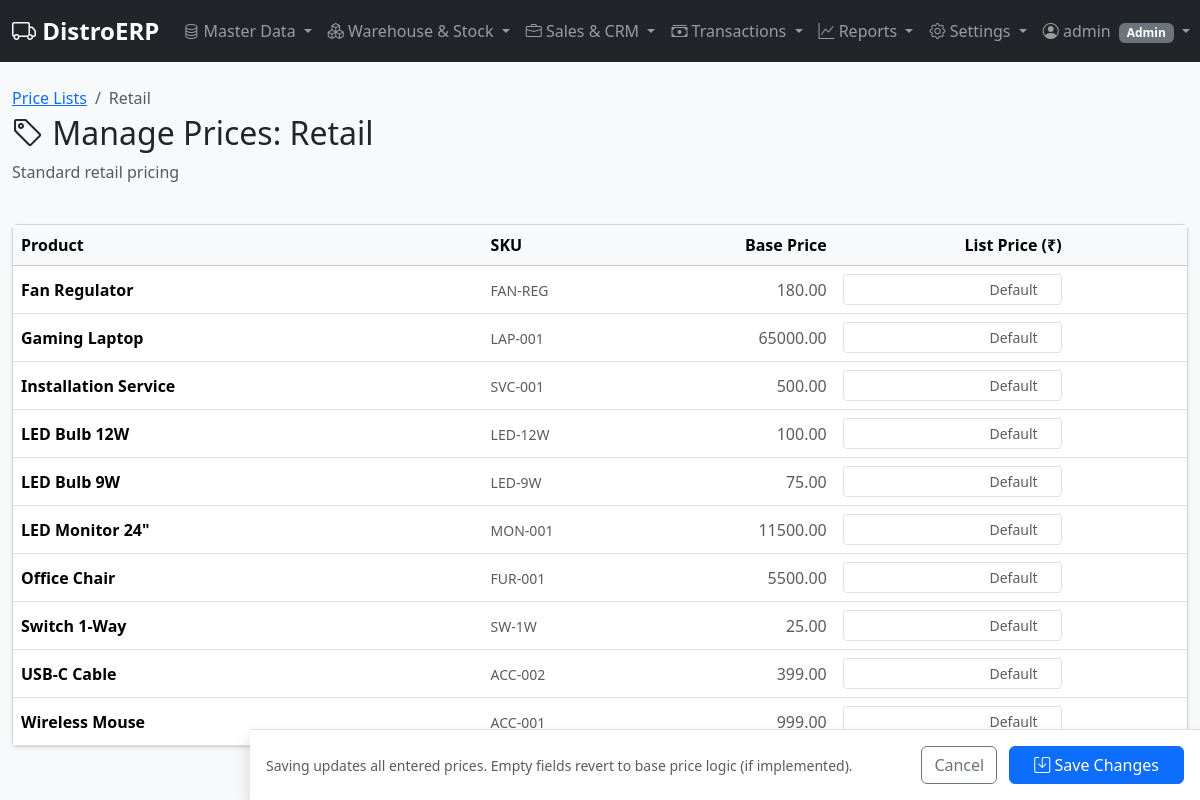
/price-list/1/manage (signed in), run on the app's committed database.
### erp/models.py (models this page shows, shortened)
class User(db.Model, UserMixin):
    id = db.Column(db.Integer, primary_key=True)
    username = db.Column(db.String(64), unique=True, nullable=False, index=True)
    password_hash = db.Column(db.String(128), nullable=False)
    role = db.Column(db.String(20), default='Sales', nullable=False) # Admin, Manager, Sales, Technician, Accountant

class PriceList(db.Model):
    id = db.Column(db.Integer, primary_key=True)
    name = db.Column(db.String(100), unique=True, nullable=False)
    description = db.Column(db.String(200))
    discount_percentage = db.Column(db.Float, default=0.0) # Flat discount for the entire list
    is_active = db.Column(db.Boolean, default=True)
    items = db.relationship('PriceListItem', backref='price_list', cascade="all, delete-orphan")

class Product(db.Model):
    id = db.Column(db.Integer, primary_key=True)
    name = db.Column(db.String(100), nullable=False, unique=True)
    sku = db.Column(db.String(50), nullable=False, unique=True)
    hsn_code = db.Column(db.String(8))
    purchase_price = db.Column(db.Float, nullable=False)
    sale_price = db.Column(db.Float, nullable=False)
    category_id = db.Column(db.Integer, db.ForeignKey('category.id'), nullable=True)
    uom_purchase = db.Column(db.String(20), default='Pcs') # e.g., Carton
    uom_sale = db.Column(db.String(20), default='Pcs')     # e.g., Box
    uom_conversion = db.Column(db.Integer, default=1)      # 1 Purchase UoM = X Sale UoM
    reorder_level = db.Column(db.Integer, default=0)       # Low stock threshold
    stock = db.Column(db.Integer, default=0, nullable=False)

### erp/routes.py (the view, shortened to what this page needs)
@bp.route('/price-list/<int:id>/manage', methods=['GET', 'POST'])
@login_required
@role_required(['Admin', 'Manager'])
def manage_price_list(id):
    price_list = PriceList.query.get_or_404(id)
    products = Product.query.order_by(Product.name).all()
    existing_items = {item.product_id: item.custom_price for item in price_list.items}
    return render_template('manage_price_list.html',
                         price_list=price_list,
                         products=products,
                         existing_prices=existing_items)

### erp/routes.py (called while the page is built)
def role_required(roles):
    def decorator(f):
        @wraps(f)
        def decorated_function(*args, **kwargs):
            if not current_user.is_authenticated or current_user.role not in roles:
                abort(403)
            return f(*args, **kwargs)
        return decorated_function
    return decorator

### erp/templates/manage_price_list.html (shortened to what this page needs)
{% extends "base.html" %}
{% block content %}
<div class="d-flex justify-content-between align-items-center mb-4">
    <div>
        <nav aria-label="breadcrumb">
            <ol class="breadcrumb mb-1">
                <li class="breadcrumb-item"><a href="{{ url_for('main.price_lists') }}">Price Lists</a></li>
                <li class="breadcrumb-item active" aria-current="page">{{ price_list.name }}</li>
            </ol>
        </nav>
        <h2><i class="bi bi-tag"></i> Manage Prices: {{ price_list.name }}</h2>
        <p class="text-muted">{{ price_list.description }}</p>
    </div>
</div>
<form method="POST">
    <div class="card shadow-sm mb-5">
        <div class="card-body p-0">
            <div class="table-responsive">
                <table class="table table-hover align-middle mb-0">
                    <thead class="table-light sticky-top" style="z-index: 1;">
                        <tr>
                            <th style="width: 40%">Product</th>
                            <th style="width: 15%">SKU</th>
                            <th style="width: 15%" class="text-end">Base Price</th>
                            <th style="width: 20%" class="text-end">List Price (₹)</th>
                            <th style="width: 10%"></th>
                        </tr>
                    </thead>
                    <tbody>
                        {% for product in products %}
                        {% set custom = existing_prices.get(product.id) %}
                        <tr class="{{ 'table-info' if custom else '' }}">
                            <td>
                                <strong>{{ product.name }}</strong>
                            </td>
                            <td><small class="text-muted">{{ product.sku }}</small></td>
                            <td class="text-end text-muted">{{ "%.2f"|format(product.sale_price) }}</td>
                            <td class="text-end">
                                <input type="number" step="0.01" min="0"
                                       name="price_{{ product.id }}"
                                       class="form-control form-control-sm text-end {{ 'fw-bold border-primary' if custom else '' }}"
                                       value="{{ custom if custom else '' }}"
                                       placeholder="Default">
                            </td>
                            <td class="text-muted small">
                            </td>
                        </tr>
                        {% endfor %}
                    </tbody>
                </table>
            </div>
        </div>
    </div>
    <div class="fixed-bottom bg-white border-top shadow p-3 d-flex justify-content-between align-items-center" style="left: 250px;">
        <div class="text-muted small">
            Saving updates all entered prices. Empty fields revert to base price logic (if implemented).
        </div>
        <div>
            <a href="{{ url_for('main.price_lists') }}" class="btn btn-outline-secondary me-2">Cancel</a>
            <button type="submit" class="btn btn-primary px-4">
                <i class="bi bi-save"></i> Save Changes
            </button>
        </div>
    </div>
</form>
{% endblock %}

### erp/templates/base.html (shortened to what this page needs)
<!DOCTYPE html>
<html lang="en">
  <head>
    <link
      href="https://cdn.jsdelivr.net/npm/bootstrap@5.3.2/dist/css/bootstrap.min.css"
      rel="stylesheet"
    />
    <link
      rel="stylesheet"
      href="https://cdn.jsdelivr.net/npm/bootstrap-icons@1.11.1/font/bootstrap-icons.css"
    />
  </head>
  <body>
    <nav class="navbar navbar-expand-lg navbar-dark bg-dark sticky-top">
      <div class="container-fluid">
        <a class="navbar-brand" href="{{ url_for('main.dashboard') }}">
          <i class="bi bi-truck"></i> DistroERP
        </a>
        <div class="collapse navbar-collapse" id="mainNav">
          <ul class="navbar-nav me-auto mb-2 mb-lg-0">
            <li class="nav-item dropdown">
              <a
                class="nav-link dropdown-toggle"
                href="#"
                role="button"
                data-bs-toggle="dropdown"
              >
                <i class="bi bi-database"></i> Master Data
              </a>
                {% if current_user.role in ['Admin', 'Manager', 'Sales'] %}
                </li>
                {% endif %}
              </ul>
            <li class="nav-item dropdown">
               <a class="nav-link dropdown-toggle" href="#" role="button" data-bs-toggle="dropdown">
                  <i class="bi bi-boxes"></i> Warehouse & Stock
               </a>
            </li>
            <li class="nav-item dropdown">
               <a class="nav-link dropdown-toggle" href="#" role="button" data-bs-toggle="dropdown">
                  <i class="bi bi-briefcase"></i> Sales & CRM
               </a>
            </li>
            <li class="nav-item dropdown">
              <a
                class="nav-link dropdown-toggle"
                href="#"
                role="button"
                data-bs-toggle="dropdown"
              >
                <i class="bi bi-cash-stack"></i> Transactions
              </a>
            </li>
            {% if current_user.role in ['Admin', 'Accountant'] %}
            <li class="nav-item dropdown">
              <a
                class="nav-link dropdown-toggle"
                href="#"
                role="button"
                data-bs-toggle="dropdown"
              >
                <i class="bi bi-graph-up"></i> Reports
              </a>
            </li>
            {% endif %}
            {% if current_user.role in ['Admin', 'Manager'] %}
            <li class="nav-item dropdown">
              <a
                class="nav-link dropdown-toggle"
                href="#"
                role="button"
                data-bs-toggle="dropdown"
              >
                <i class="bi bi-gear"></i> Settings
              </a>
            </li>
            {% endif %}
          <ul class="navbar-nav ms-auto">
            {% if current_user.is_authenticated %}
            <li class="nav-item dropdown">
              <a class="nav-link dropdown-toggle" href="#" role="button" data-bs-toggle="dropdown">
                <i class="bi bi-person-circle"></i> {{ current_user.username }}
                <span class="badge bg-secondary ms-1">{{ current_user.role }}</span>
              </a>
            </li>
            {% else %}
            <li class="nav-item">
              <a class="nav-link" href="{{ url_for('main.login') }}"><i class="bi bi-box-arrow-in-right"></i> Login</a>
            </li>
            {% endif %}
          </ul>
        </div>
      </div>
    </nav>
    <main class="container-fluid mt-4">
       {% block content %}{% endblock %}
    </main>
  </body>
</html>

### erp/templates/base.html (style rules this page uses)
body { background-color: #f8f9fa; }
.navbar-brand { font-weight: bold; font-size: 1.5rem; }
.card { box-shadow: 0 0.125rem 0.25rem rgba(0, 0, 0, 0.075); }
.table-responsive { max-height: 600px; overflow-y: auto; }

### data on the page
User: username "admin", role "Admin"
PriceList: name "Retail", description "Standard retail pricing"
Product: name "Fan Regulator", sku "FAN-REG", sale_price "180.00"
Product: name "Gaming Laptop", sku "LAP-001", sale_price "65000.00"
Product: name "Installation Service", sku "SVC-001", sale_price "500.00"
Product: name "LED Bulb 12W", sku "LED-12W", sale_price "100.00"
Product: name "LED Bulb 9W", sku "LED-9W", sale_price "75.00"
Product: name "LED Monitor 24\"", sku "MON-001", sale_price "11500.00"
Product: name "Office Chair", sku "FUR-001", sale_price "5500.00"
Product: name "Switch 1-Way", sku "SW-1W", sale_price "25.00"
Product: name "USB-C Cable", sku "ACC-002", sale_price "399.00"
Product: name "Wireless Mouse", sku "ACC-001", sale_price "999.00"
